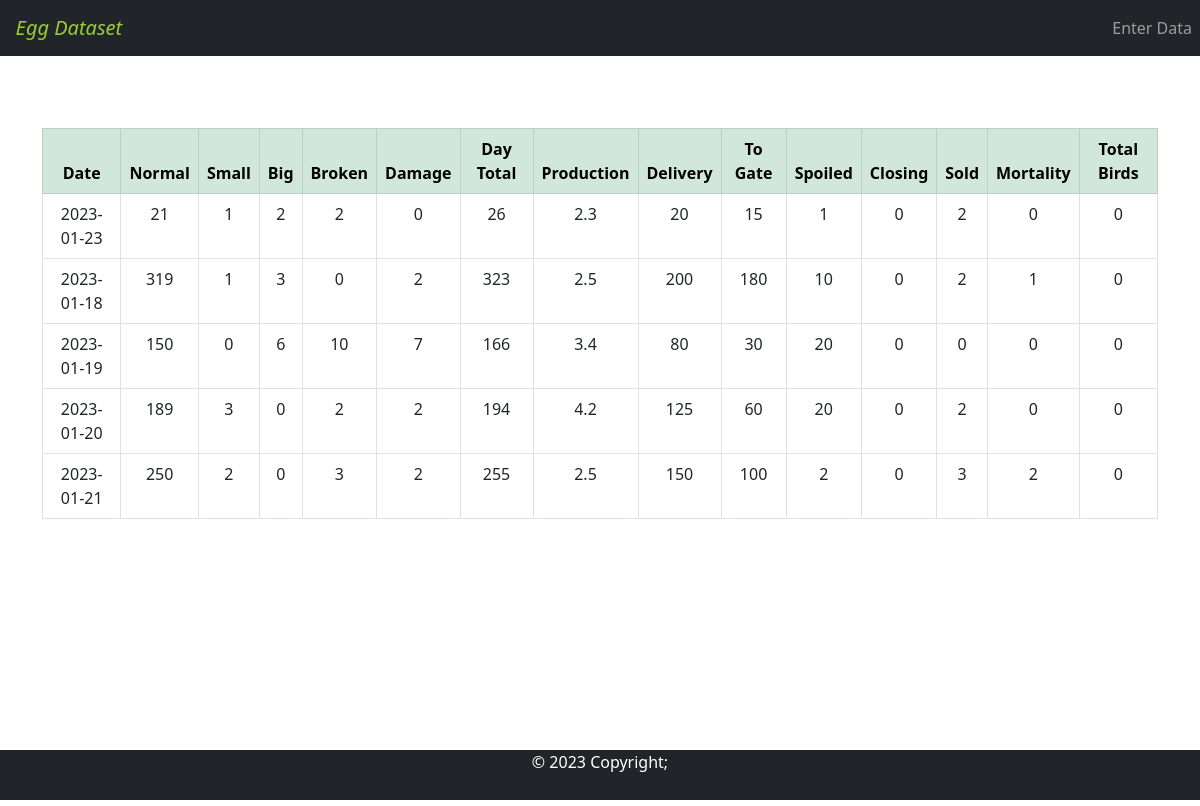
The page /display/ (signed in) on the database as committed earlier.
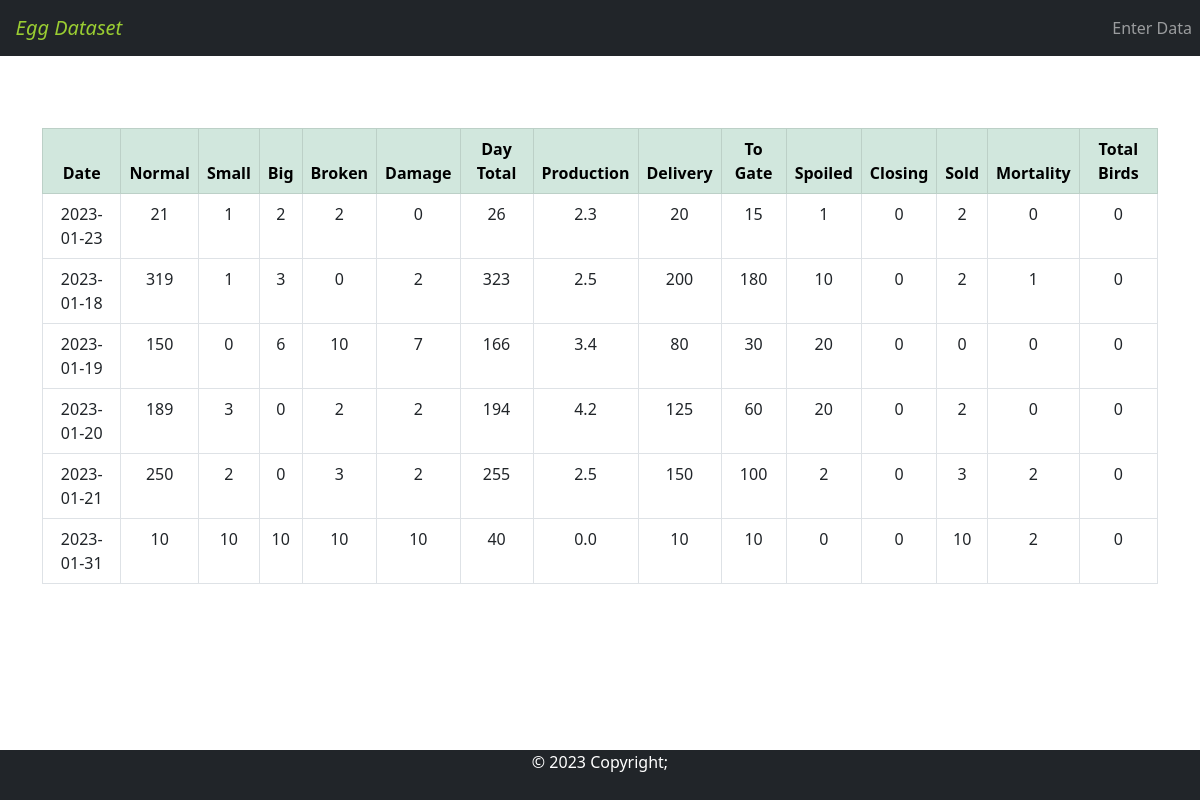
The same page on the database as committed later.
### eggs/models.py (models this page shows, shortened)
class eggs(models.Model):
    batch_no = models.ForeignKey(bt_lyr,on_delete=models.CASCADE)
    date_time = models.DateField(editable=True,unique=True,default=datetime.datetime.now().date)
    normal = models.PositiveIntegerField(default=0)
    small = models.PositiveIntegerField(default=0)
    big = models.PositiveIntegerField(default=0)
    broken = models.PositiveIntegerField(default=0)
    damage = models.PositiveIntegerField(default=0)
    day_total = models.PositiveIntegerField(default=0,editable=False)
    production = models.FloatField(default=0)
    closing = models.PositiveIntegerField(default=0,editable=False)
    delivery = models.PositiveIntegerField(default=0)
    to_gate = models.PositiveIntegerField(default=0)
    spoiled = models.PositiveIntegerField(default=0)
    total_birds = models.PositiveIntegerField(default=0,editable=False)
    sold = models.PositiveIntegerField(default=0)
    mortality = models.PositiveSmallIntegerField(default=0)

### eggs/views.py (the view)
# urls.py: path('display/', views.display,name='display'),
@login_required()
@user_passes_test(lambda u: u.is_superuser)
def display(request):
    if('pp_bt_layer' not in request.session):
        return HttpResponseRedirect('/batch_layer')
    egg_dataset = eggs.objects.filter(batch_no = request.session.get("batch_id"))
    return render(request,'display_child.html',{"eggs_dataset":egg_dataset})

### template/display_child.html
{% extends 'display_base.html' %}
{% block nav-content %}
<i style="color: yellowgreen;" class="">&nbsp;&nbsp; Egg Dataset</i>
{% endblock nav-content %}
{% block content %}
<div class="container">
    <br><br><br>
    <table class="table table-bordered" id="dataset_test" style="text-align: center;" >
        <thead class="table-success">
            <tr>
                <th>Date</th>
                <th>Normal</th>
                <th>Small</th>
                <th>Big</th>
                <th>Broken</th>
                <th>Damage</th>
                <th>Day Total</th>
                <th>Production</th>
                <th>Delivery</th>
                <th>To Gate</th>
                <th>Spoiled</th>
                <th>Closing</th>
                <th>Sold</th>
                <th>Mortality</th>
                <th>Total Birds</th>
            </tr>
        </thead>
        {% for data in eggs_dataset %}
        <tr>
            <td>{{ data.date_time|date:'Y-m-d' }}</td>
            <td>{{ data.normal }}</td>
            <td>{{ data.small }}</td>
            <td>{{ data.big }}</td>
            <td>{{ data.broken }}</td>
            <td>{{ data.damage }}</td>
            <td>{{ data.day_total }}</td>
            <td>{{ data.production }}</td>
            <td>{{ data.delivery }}</td>
            <td>{{ data.to_gate }}</td>
            <td>{{ data.spoiled }}</td>
            <td>{{ data.closing }}</td>
            <td>{{ data.sold }}</td>
            <td>{{ data.mortality }}</td>
            <td>{{ data.total_birds }}</td>
        </tr>
        {% endfor %}
    </table>
</div>
{% endblock content %}

Rows that differ between the two databases and show on the page:
added eggs: date_time "2023-01-31", normal "10", small "10", big "10", broken "10", damage "10", day_total "40", production "0.0", delivery "10", to_gate "10", spoiled "0", closing "0", sold "10", mortality "2", total_birds "0"
